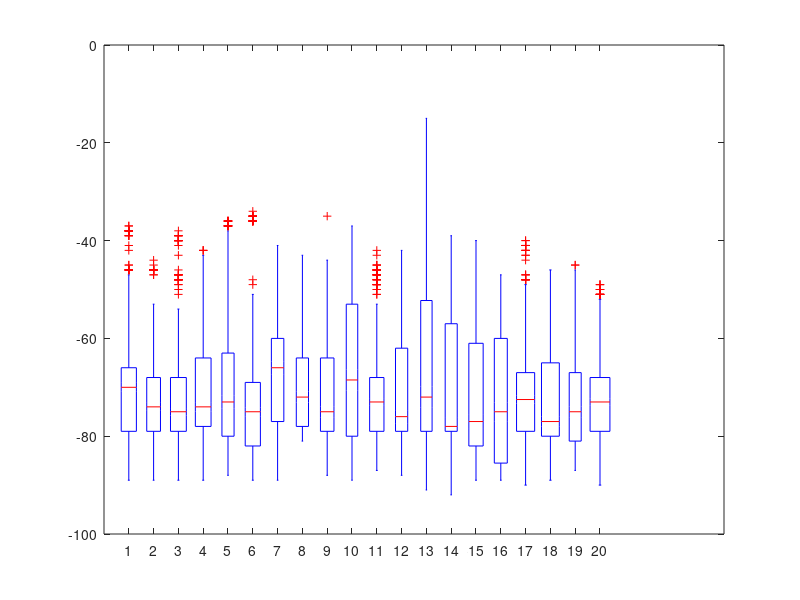

This chart was generated by the following MATLAB code: (Note: this script raises an error after producing the figure.)
exp = "RSSI online TWIST small 03";
x = [5.16,2.02,8.48,5.39,11.57,11.57,17.59,14.48,17.56,20.54,20.71,23.9,30.28,26.53,22.08,26.68,9.81,16.12,2.17,3.51];
y = [10.94,10.98,1.93,5.06,1.89,5.06,10.95,10.95,5.06,10.94,1.65,1.67,1.67,5.39,9.02,9.03,9.02,9.02,4.98,9.02];
z = [69.71,72.06,71.79,70.6,70.9,72.88,67.11,68.11,72.12,67.53,71.8,71.36,66.94,71.6,71.15,73.84,71.51,72.28,72.33,72.79];
variance = [131,2,110,2,130,2,136,2,148,2,159,2,130,2,130,2,117,2,211,2,103,2,127,2,320,2,169,2,231,2,140,2,123,2,121,2,100,2,83,2];
rssi1 = [-83,-82,-83,-83,-83,-82,-82,-83,-83,-71,-71,-71,-71,-70,-71,-70,-70,-70,-71,-70,-69,-70,-71,-70,-70,-71,-70,-70,-70,-71,-70,-71,-71,-71,-70,-71,-71,-70,-71,-71,-70,-71,-71,-70,-71,-71,-71,-70,-70,-71,-70,-71,-71,-71,-71,-70,-70,-70,-70,-70,-70,-71,-70,-70,-70,-70,-71,-71,-71,-67,-68,-67,-68,-68,-67,-68,-68,-67,-68,-67,-67,-67,-63,-67,-69,-68,-67,-85,-87,-80,-85,-87,-80,-86,-87,-82,-86,-87,-82,-85,-87,-82,-85,-87,-85,-82,-87,-64,-64,-64,-64,-64,-65,-65,-64,-65,-64,-64,-65,-64,-64,-64,-63,-64,-60,-64,-62,-68,-67,-68,-68,-67,-68,-68,-67,-69,-67,-67,-65,-68,-68,-69,-67,-70,-68,-67,-70,-68,-70,-68,-67,-67,-68,-67,-68,-68,-67,-70,-68,-67,-70,-68,-67,-70,-70,-67,-68,-67,-68,-68,-67,-68,-68,-67,-70,-68,-67,-68,-68,-67,-70,-67,-70,-68,-67,-69,-79,-80,-79,-79,-80,-79,-80,-79,-79,-79,-80,-80,-80,-80,-80,-80,-79,-80,-80,-80,-68,-72,-66,-68,-72,-71,-68,-69,-68,-69,-69,-68,-69,-69,-68,-68,-71,-68,-66,-69,-72,-72,-68,-68,-71,-68,-68,-69,-68,-68,-69,-68,-68,-68,-71,-68,-68,-71,-71,-71,-68,-68,-71,-68,-69,-69,-69,-68,-68,-68,-68,-68,-71,-68,-68,-71,-66,-68,-66,-66,-66,-66,-66,-66,-66,-66,-66,-66,-66,-66,-66,-66,-66,-66,-66,-66,-66,-66,-46,-45,-46,-45,-46,-47,-47,-47,-47,-46,-46,-47,-47,-47,-47,-46,-46,-47,-46,-47,-86,-86,-87,-86,-87,-85,-87,-87,-87,-87,-86,-86,-87,-86,-86,-86,-64,-62,-62,-64,-64,-63,-63,-47,-62,-63,-64,-61,-63,-64,-67,-63,-64,-64,-64,-62,-80,-80,-80,-79,-80,-80,-79,-80,-80,-79,-80,-80,-79,-80,-80,-78,-80,-80,-80,-86,-60,-60,-60,-60,-60,-60,-65,-60,-56,-60,-60,-60,-60,-60,-60,-59,-60,-58,-60,-53,-53,-53,-53,-53,-52,-53,-53,-52,-53,-53,-53,-53,-52,-53,-53,-52,-53,-53,-53,-78,-80,-78,-79,-80,-78,-79,-78,-80,-78,-78,-80,-79,-78,-79,-79,-78,-78,-80,-78,-84,-84,-83,-83,-83,-83,-80,-82,-80,-79,-82,-79,-79,-82,-80,-82,-80,-80,-80,-80,-82,-80,-86,-88,-86,-86,-89,-86,-86,-89,-86,-86,-89,-86,-86,-86,-88,-86,-86,-86,-84,-41,-38,-84,-38,-39,-39,-38,-38,-38,-38,-39,-39,-38,-37,-38,-42,-37,-38,-38,-78,-81,-81,-78,-80,-78,-78,-79,-80,-75,-78,-77,-78,-78,-78,-78,-79,-79,-81,-78];
rssi2 = [-82,-82,-82,-82,-82,-82,-82,-81,-82,-82,-82,-84,-84,-84,-84,-84,-84,-84,-84,-84,-81,-84,-82,-83,-77,-77,-83,-81,-80,-81,-82,-82,-81,-83,-83,-81,-82,-81,-76,-82,-82,-77,-68,-69,-69,-69,-69,-72,-69,-69,-72,-69,-69,-72,-72,-68,-69,-69,-68,-71,-69,-69,-87,-84,-87,-88,-87,-87,-87,-87,-87,-87,-87,-87,-76,-77,-77,-77,-79,-67,-78,-78,-67,-78,-77,-77,-77,-77,-77,-78,-77,-77,-77,-77,-77,-79,-78,-77,-78,-77,-77,-79,-79,-77,-79,-79,-79,-78,-77,-79,-79,-78,-77,-79,-79,-78,-78,-79,-80,-78,-78,-78,-77,-78,-78,-77,-79,-78,-79,-79,-77,-78,-78,-77,-78,-79,-79,-78,-78,-77,-76,-78,-79,-77,-78,-78,-78,-78,-77,-79,-77,-78,-89,-89,-89,-73,-73,-72,-72,-71,-72,-72,-72,-72,-73,-72,-72,-73,-72,-72,-73,-72,-72,-73,-72,-55,-56,-57,-56,-56,-57,-57,-55,-56,-57,-57,-55,-56,-57,-57,-56,-57,-56,-56,-57,-56,-57,-56,-57,-56,-55,-57,-57,-56,-56,-56,-56,-56,-56,-56,-56,-56,-56,-57,-55,-80,-80,-80,-80,-80,-80,-80,-79,-80,-79,-80,-80,-80,-80,-79,-80,-80,-80,-80,-80,-67,-64,-70,-68,-68,-69,-68,-64,-67,-65,-67,-67,-63,-68,-65,-64,-67,-66,-64,-69,-69,-69,-69,-69,-70,-68,-68,-69,-68,-69,-69,-67,-69,-69,-69,-69,-68,-69,-68,-69,-61,-61,-60,-60,-61,-60,-60,-61,-61,-60,-60,-60,-60,-61,-61,-60,-61,-60,-60,-60,-53,-53,-54,-53,-54,-54,-53,-53,-54,-54,-54,-53,-53,-54,-54,-54,-54,-53,-53,-53,-74,-74,-74,-74,-73,-74,-74,-74,-74,-73,-74,-74,-73,-74,-74,-73,-73,-74,-73,-73,-74,-74,-74,-73,-74,-74,-73,-74,-74,-74,-74,-73,-74,-74,-70,-74,-74,-74,-71,-74,-74,-74,-74,-73,-74,-73,-73,-74,-73,-74,-74,-69,-74,-74,-74,-74,-74,-74,-80,-81,-80,-80,-80,-82,-82,-81,-82,-82,-79,-83,-80,-79,-80,-79,-80,-81,-79,-46,-46,-46,-47,-46,-47,-46,-46,-46,-46,-46,-78,-87,-44,-45,-46,-88,-46,-76,-46,-77,-77,-76,-76,-77,-75,-76,-77,-75,-76,-77,-76,-77,-76,-77,-77,-75,-76,-77,-77,-87,-86,-85,-87,-87,-85,-87,-86,-85,-87,-87,-86,-86,-86,-86,-86,-86,-87,-86,-85];
rssi3 = [-79,-80,-79,-79,-79,-80,-79,-80,-80,-79,-79,-80,-79,-79,-79,-79,-80,-79,-79,-80,-80,-79,-79,-80,-79,-80,-80,-79,-80,-81,-78,-79,-79,-79,-80,-81,-80,-80,-79,-80,-80,-80,-81,-80,-79,-80,-80,-79,-79,-80,-78,-80,-80,-80,-80,-80,-79,-80,-79,-80,-77,-76,-75,-77,-77,-75,-75,-77,-76,-75,-77,-76,-77,-75,-77,-77,-76,-77,-77,-71,-71,-71,-71,-71,-72,-72,-72,-72,-70,-70,-71,-71,-70,-73,-72,-71,-73,-70,-72,-56,-57,-55,-57,-57,-57,-56,-56,-56,-51,-55,-56,-49,-56,-50,-56,-56,-54,-57,-55,-48,-47,-48,-47,-48,-47,-47,-49,-47,-48,-48,-48,-48,-48,-48,-47,-47,-48,-48,-46,-74,-76,-76,-74,-76,-76,-74,-76,-76,-76,-76,-76,-77,-77,-76,-77,-77,-76,-77,-78,-78,-73,-75,-77,-73,-75,-76,-76,-75,-75,-77,-79,-75,-77,-79,-75,-77,-78,-77,-75,-74,-75,-74,-77,-76,-75,-76,-76,-75,-76,-77,-75,-75,-77,-75,-75,-78,-78,-75,-78,-89,-89,-54,-56,-56,-56,-56,-56,-54,-54,-55,-56,-56,-55,-56,-56,-56,-54,-56,-56,-56,-54,-81,-81,-81,-83,-81,-81,-83,-81,-81,-83,-81,-81,-83,-81,-83,-81,-73,-73,-72,-73,-72,-73,-74,-73,-73,-73,-73,-73,-73,-72,-74,-73,-73,-73,-74,-73,-74,-73,-74,-73,-72,-74,-73,-74,-73,-73,-74,-73,-73,-74,-73,-73,-74,-73,-72,-73,-73,-73,-71,-74,-73,-73,-73,-73,-73,-73,-73,-73,-73,-73,-73,-72,-74,-74,-86,-85,-85,-86,-85,-85,-85,-86,-86,-85,-86,-85,-84,-86,-85,-86,-85,-85,-84,-64,-63,-63,-64,-65,-64,-62,-64,-64,-63,-64,-64,-64,-64,-64,-64,-64,-64,-63,-64,-79,-78,-79,-78,-78,-77,-79,-78,-75,-79,-78,-75,-79,-78,-79,-79,-78,-79,-79,-79,-87,-87,-87,-85,-87,-85,-89,-87,-85,-89,-87,-87,-89,-87,-87,-88,-87,-87,-85,-40,-39,-40,-41,-40,-40,-38,-40,-40,-40,-40,-40,-39,-39,-43,-40,-39,-40,-40,-39,-80,-80,-80,-80,-81,-81,-81,-80,-80,-80,-79,-80,-81,-81,-80,-80,-79,-80,-80,-77,-74,-76,-77,-74,-74,-77,-77,-74,-77,-77,-78,-77,-77,-75,-74,-77,-75,-76,-69,-67,-69,-68,-68,-70,-70,-67,-69,-68,-68,-69,-67,-67,-68,-68,-69,-67,-70,-69,-77,-77,-74,-77,-78,-78,-77,-76,-74,-75,-76,-74,-75,-77,-74,-75,-74,-74,-77,-77,-73,-78,-77,-75,-77,-77,-75,-77,-77,-74,-77,-77,-74,-77,-77,-74,-73,-60,-60,-60,-59,-60,-60,-60,-60,-60,-60,-60,-60,-60,-60,-60,-60,-60,-60,-60,-60,-82,-82,-82,-82,-82,-82,-82,-82,-82,-82,-82,-82,-82];
rssi4 = [-80,-79,-79,-79,-79,-80,-79,-79,-79,-79,-78,-79,-80,-79,-78,-78,-79,-78,-79,-78,-80,-80,-80,-79,-79,-79,-79,-78,-78,-80,-78,-79,-78,-79,-78,-78,-78,-79,-78,-78,-79,-80,-80,-80,-79,-79,-78,-80,-80,-79,-79,-80,-78,-79,-79,-79,-79,-78,-79,-79,-70,-73,-61,-70,-71,-61,-70,-71,-61,-70,-71,-61,-70,-63,-74,-63,-61,-66,-66,-65,-64,-65,-66,-68,-68,-66,-64,-68,-65,-65,-64,-64,-65,-64,-68,-64,-45,-47,-47,-46,-46,-46,-46,-47,-46,-46,-46,-46,-48,-46,-46,-46,-46,-47,-46,-45,-78,-78,-77,-78,-77,-77,-78,-77,-77,-78,-77,-77,-78,-78,-77,-78,-78,-77,-78,-78,-78,-77,-78,-77,-77,-78,-78,-77,-78,-78,-77,-78,-78,-78,-78,-78,-77,-77,-76,-77,-77,-78,-77,-78,-78,-77,-78,-77,-77,-74,-77,-77,-74,-77,-77,-74,-85,-85,-85,-85,-85,-85,-85,-85,-85,-85,-85,-85,-85,-85,-60,-60,-60,-57,-60,-60,-60,-60,-60,-60,-61,-61,-59,-60,-58,-60,-59,-60,-59,-60,-74,-74,-73,-74,-74,-73,-74,-74,-72,-74,-74,-74,-74,-74,-74,-74,-74,-74,-73,-73,-74,-72,-73,-73,-73,-74,-74,-73,-74,-74,-73,-74,-75,-73,-73,-74,-73,-74,-73,-73,-75,-75,-75,-76,-76,-73,-76,-76,-73,-76,-75,-73,-76,-75,-73,-76,-75,-74,-75,-75,-76,-76,-75,-76,-75,-75,-75,-75,-75,-75,-75,-75,-75,-75,-75,-85,-85,-86,-84,-85,-84,-84,-84,-85,-84,-84,-84,-84,-84,-85,-85,-85,-83,-58,-59,-60,-57,-57,-60,-57,-64,-60,-45,-56,-57,-60,-57,-57,-57,-56,-57,-57,-56,-80,-80,-88,-80,-80,-88,-80,-80,-88,-80,-89,-80,-89,-88,-80,-80,-88,-74,-72,-73,-74,-72,-73,-71,-72,-73,-73,-73,-76,-73,-73,-72,-76,-73,-72,-76,-73,-86,-89,-87,-86,-81,-87,-86,-81,-89,-86,-81,-89,-86,-89,-89,-87,-89,-89,-87,-42,-44,-44,-43,-43,-43,-44,-44,-43,-42,-43,-43,-42,-44,-44,-43,-43,-43,-43,-43,-70,-70,-70,-70,-69,-69,-70,-70,-70,-70,-70,-70,-70,-69,-70,-70,-69,-70,-76,-75,-75,-76,-76,-75,-76,-75,-75,-72,-75,-75,-75,-75,-74,-76,-75,-76,-75,-76,-47,-48,-48,-47,-48,-48,-47,-48,-48,-48,-48,-45,-48,-48,-47,-43,-47,-47,-47,-48,-70,-67,-68,-68,-68,-69,-68,-68,-70,-69,-70,-70,-69,-70,-69,-70,-68,-68,-70,-69,-81,-81,-81,-81,-61,-62,-62,-62,-62,-62,-62,-62,-62,-62,-62,-62,-62,-62,-62,-61,-60,-62,-62,-62,-74,-74,-74,-74,-74,-74,-74,-74,-74,-74,-73,-73,-74,-73,-74,-73,-74,-74,-73,-75];
rssi5 = [-81,-82,-69,-68,-67,-70,-68,-67,-70,-68,-71,-72,-71,-63,-71,-69,-68,-67,-69,-68,-67,-82,-83,-80,-82,-83,-80,-82,-83,-82,-83,-83,-82,-83,-83,-82,-83,-82,-82,-83,-80,-60,-60,-63,-60,-59,-62,-60,-60,-60,-58,-62,-60,-62,-61,-51,-62,-60,-60,-58,-38,-79,-80,-79,-79,-79,-79,-79,-79,-79,-79,-79,-79,-79,-79,-79,-79,-79,-79,-79,-79,-81,-81,-81,-81,-82,-81,-82,-81,-81,-81,-82,-81,-81,-79,-81,-81,-82,-81,-80,-81,-37,-37,-37,-37,-37,-36,-36,-37,-37,-38,-37,-36,-37,-36,-36,-37,-36,-72,-36,-36,-81,-81,-81,-81,-81,-81,-81,-81,-81,-81,-81,-81,-81,-81,-81,-81,-81,-81,-81,-75,-74,-74,-75,-74,-75,-74,-72,-73,-74,-73,-74,-73,-74,-72,-74,-74,-75,-72,-72,-71,-70,-69,-71,-71,-70,-71,-81,-71,-71,-70,-71,-71,-70,-69,-71,-71,-70,-70,-71,-70,-70,-70,-71,-70,-70,-71,-70,-70,-74,-70,-71,-70,-72,-71,-70,-70,-70,-70,-68,-70,-70,-71,-70,-73,-71,-71,-70,-70,-71,-71,-70,-70,-70,-71,-71,-69,-71,-70,-70,-80,-83,-82,-80,-83,-82,-80,-80,-75,-84,-80,-80,-83,-82,-80,-83,-83,-80,-83,-82,-59,-59,-58,-61,-58,-58,-56,-59,-69,-59,-59,-60,-60,-58,-56,-59,-60,-60,-59,-58,-75,-75,-78,-62,-76,-75,-81,-77,-75,-74,-75,-75,-71,-63,-75,-77,-68,-78,-74,-68,-86,-86,-86,-86,-86,-88,-83,-81,-85,-81,-81,-81,-56,-56,-54,-55,-54,-55,-54,-56,-55,-57,-56,-55,-57,-55,-55,-55,-56,-56,-55,-55,-85,-87,-86,-85,-87,-85,-85,-85,-85,-85,-85,-87,-85,-85,-87,-87,-73,-73,-73,-73,-70,-73,-73,-70,-73,-73,-70,-73,-72,-77,-77,-73,-77,-73,-69,-77,-79,-80,-79,-80,-80,-79,-80,-79,-80,-79,-80,-79,-80,-79,-80,-80,-80,-80,-79,-83,-80,-79,-80,-79,-80,-79,-80,-79,-80,-79,-80,-56,-54,-54,-54,-54,-54,-54,-54,-54,-54,-54,-54,-54,-54,-54,-54,-54,-54,-54,-54];
rssi6 = [-81,-81,-81,-81,-81,-81,-81,-83,-81,-83,-81,-81,-81,-81,-82,-81,-81,-82,-81,-81,-82,-81,-81,-81,-83,-81,-81,-81,-82,-81,-81,-82,-83,-82,-83,-82,-83,-82,-82,-82,-82,-83,-83,-83,-83,-83,-83,-83,-83,-83,-83,-83,-83,-83,-83,-83,-83,-83,-83,-82,-83,-83,-70,-69,-70,-70,-69,-69,-70,-69,-69,-69,-69,-67,-69,-69,-67,-69,-69,-69,-69,-69,-81,-81,-81,-81,-81,-81,-81,-81,-81,-81,-81,-81,-81,-81,-81,-80,-81,-82,-80,-79,-82,-80,-79,-82,-81,-81,-80,-81,-80,-81,-81,-80,-81,-57,-58,-57,-57,-58,-57,-57,-57,-57,-53,-57,-57,-57,-57,-57,-57,-57,-58,-59,-57,-83,-82,-82,-83,-82,-83,-82,-82,-83,-83,-83,-82,-82,-82,-82,-82,-82,-82,-82,-82,-83,-82,-82,-83,-82,-82,-82,-82,-82,-36,-36,-36,-36,-35,-35,-36,-35,-35,-35,-36,-35,-36,-36,-35,-36,-36,-34,-36,-35,-80,-82,-82,-80,-82,-80,-80,-80,-80,-80,-80,-80,-80,-80,-80,-80,-80,-80,-80,-80,-80,-80,-81,-81,-81,-81,-81,-81,-81,-81,-70,-71,-70,-70,-71,-70,-71,-70,-70,-70,-69,-70,-70,-69,-70,-70,-70,-70,-70,-70,-71,-72,-72,-72,-71,-71,-72,-71,-72,-72,-72,-71,-72,-72,-71,-72,-70,-71,-72,-71,-72,-72,-72,-72,-72,-73,-72,-72,-72,-72,-71,-72,-72,-71,-72,-72,-72,-73,-72,-70,-72,-71,-72,-72,-72,-72,-81,-72,-72,-72,-72,-72,-72,-72,-72,-72,-75,-75,-75,-75,-75,-75,-75,-75,-75,-75,-75,-75,-75,-75,-74,-75,-75,-75,-75,-75,-51,-52,-52,-54,-52,-52,-48,-52,-49,-52,-52,-52,-52,-52,-51,-54,-52,-52,-52,-53,-74,-74,-74,-74,-75,-74,-74,-74,-67,-75,-74,-74,-73,-74,-74,-72,-74,-82,-73,-88,-88,-88,-87,-88,-85,-87,-88,-88,-87,-88,-88,-86,-88,-89,-86,-88,-87,-57,-56,-57,-56,-58,-57,-56,-56,-53,-55,-56,-57,-56,-56,-57,-56,-36,-57,-56,-55,-86,-85,-86,-85,-85,-85,-85,-86,-85,-86,-86,-85,-86,-86,-85,-86,-87,-87,-87,-87,-87,-87,-87,-87,-87,-87,-87,-87,-87,-87,-87,-87,-87,-87,-69,-70,-70,-64,-70,-70,-69,-67,-70,-69,-71,-70,-70,-71,-69,-69,-70,-71,-70,-70,-82,-76,-83,-76,-82,-83,-76,-81,-81,-84,-75,-83,-77,-82,-82,-76,-75,-83,-76,-76,-83,-83,-83,-83,-82,-82,-83,-81,-82,-83,-81,-84,-83,-83,-84,-83,-83,-83,-57,-57,-57,-57,-57,-57,-56,-57,-57,-57,-57,-57,-57,-57,-57,-57,-56,-57,-56,-57];
rssi7 = [-61,-61,-60,-60,-61,-60,-60,-61,-60,-60,-61,-60,-60,-61,-63,-60,-61,-63,-60,-60,-60,-59,-60,-59,-60,-60,-59,-60,-61,-59,-60,-60,-59,-60,-60,-59,-60,-46,-46,-48,-46,-45,-46,-62,-57,-45,-47,-57,-46,-46,-57,-46,-46,-57,-45,-46,-57,-60,-60,-60,-60,-60,-61,-60,-60,-60,-60,-60,-60,-60,-60,-60,-59,-61,-60,-59,-60,-69,-69,-70,-69,-70,-70,-71,-70,-69,-71,-72,-72,-70,-70,-72,-70,-69,-72,-69,-72,-62,-62,-61,-61,-62,-63,-62,-62,-62,-62,-61,-62,-61,-62,-61,-60,-61,-59,-60,-62,-81,-81,-81,-81,-81,-81,-81,-81,-81,-81,-81,-81,-81,-81,-81,-81,-81,-81,-81,-81,-81,-81,-81,-81,-81,-81,-81,-81,-81,-81,-81,-81,-81,-81,-81,-81,-81,-81,-71,-71,-70,-71,-71,-71,-71,-71,-71,-71,-70,-71,-71,-70,-71,-71,-70,-71,-71,-70,-50,-57,-54,-51,-57,-57,-58,-57,-47,-48,-56,-57,-57,-57,-57,-57,-57,-56,-58,-57,-64,-64,-63,-63,-62,-66,-64,-64,-64,-64,-63,-63,-64,-64,-63,-64,-64,-64,-64,-64,-42,-41,-41,-41,-41,-41,-41,-41,-41,-41,-41,-41,-44,-41,-41,-41,-41,-41,-41,-41,-88,-88,-89,-87,-88,-87,-87,-88,-88,-88,-89,-88,-88,-88,-88,-88,-88,-89,-81,-81,-80,-81,-81,-80,-81,-81,-80,-80,-81,-80,-80,-81,-81,-80,-81,-81,-80,-77,-77,-77,-77,-77,-77,-77,-78,-77,-77,-77,-77,-76,-77,-77,-76,-77,-77,-77,-77,-76,-76,-76,-75,-76,-76,-76,-75,-75,-76,-75,-75,-76,-75,-75,-75,-76,-50,-75,-76,-65,-65,-67,-65,-65,-66,-67,-65,-66,-67,-65,-66,-67,-65,-66,-67,-65,-65,-67,-67,-65,-65,-65,-67,-67,-65,-66,-67,-65,-66,-67,-65,-65,-67,-65,-67,-65,-65,-66,-65,-67,-66,-65,-67,-67,-65,-66,-68,-64,-66,-65,-66,-65,-66,-66,-66,-65,-65,-64,-63,-68,-64,-48,-68,-64,-64,-67,-64,-64,-62,-68,-64,-65,-48,-57,-64,-63,-64,-78,-78,-78,-78,-78,-77,-78,-78,-77,-78,-78,-78,-78,-78,-78,-78,-78,-78,-77,-78];
rssi8 = [-66,-69,-69,-67,-69,-67,-69,-67,-66,-69,-66,-68,-69,-69,-66,-69,-69,-69,-69,-69,-74,-76,-76,-75,-75,-75,-75,-76,-75,-75,-76,-77,-76,-74,-77,-65,-76,-77,-65,-68,-78,-80,-77,-78,-80,-77,-77,-78,-77,-77,-75,-77,-68,-75,-68,-78,-72,-72,-72,-72,-72,-72,-72,-73,-72,-72,-72,-73,-72,-72,-72,-72,-72,-73,-72,-71,-53,-52,-54,-53,-53,-53,-53,-53,-53,-54,-53,-53,-54,-53,-54,-53,-53,-53,-53,-53,-49,-49,-49,-49,-49,-45,-49,-75,-49,-49,-48,-49,-49,-50,-48,-50,-50,-49,-48,-48,-78,-77,-78,-76,-77,-78,-75,-78,-78,-75,-75,-78,-75,-78,-77,-75,-78,-78,-77,-76,-78,-78,-78,-78,-78,-78,-79,-78,-78,-78,-78,-78,-78,-78,-78,-78,-77,-78,-77,-76,-78,-78,-75,-78,-78,-78,-75,-77,-78,-75,-75,-78,-75,-75,-78,-75,-78,-78,-75,-78,-80,-80,-80,-80,-80,-80,-80,-80,-80,-80,-80,-80,-80,-80,-80,-80,-80,-80,-71,-72,-72,-72,-72,-71,-72,-72,-72,-72,-71,-72,-72,-73,-72,-72,-72,-72,-72,-72,-75,-78,-78,-78,-75,-78,-78,-78,-75,-78,-78,-76,-77,-78,-75,-75,-77,-75,-75,-77,-53,-53,-53,-52,-53,-50,-52,-46,-53,-52,-53,-53,-53,-53,-52,-51,-53,-52,-45,-53,-54,-47,-49,-49,-49,-49,-50,-46,-49,-50,-50,-49,-47,-48,-49,-50,-49,-49,-47,-49,-80,-79,-79,-79,-79,-79,-80,-79,-79,-79,-79,-79,-78,-79,-79,-79,-79,-79,-79,-79,-66,-66,-65,-65,-66,-65,-66,-65,-66,-64,-66,-66,-64,-65,-70,-64,-66,-69,-66,-66,-80,-80,-80,-80,-80,-80,-80,-80,-80,-44,-47,-44,-45,-45,-44,-45,-43,-44,-45,-44,-58,-45,-44,-58,-45,-56,-58,-45,-65,-65,-65,-64,-66,-66,-64,-69,-65,-65,-69,-66,-66,-66,-63,-65,-65,-65,-65,-66,-68,-65,-66,-70,-65,-65,-70,-65,-65,-66,-66,-65,-65,-65,-70,-66,-65,-66,-65,-64,-80,-81,-80,-81,-80,-80,-81,-80,-80,-81,-80,-80,-81,-80,-80,-80,-80,-80,-81,-81];
rssi9 = [-78,-78,-78,-78,-79,-78,-78,-79,-78,-78,-79,-78,-78,-79,-78,-79,-79,-80,-79,-79,-80,-79,-79,-79,-77,-77,-79,-77,-77,-79,-80,-77,-79,-80,-77,-54,-56,-59,-54,-56,-56,-59,-57,-56,-59,-57,-56,-59,-57,-56,-59,-59,-56,-56,-59,-79,-78,-80,-79,-79,-78,-77,-79,-78,-78,-79,-79,-78,-79,-79,-78,-79,-79,-78,-79,-70,-70,-71,-72,-70,-72,-73,-72,-71,-73,-72,-72,-72,-72,-67,-73,-71,-72,-72,-72,-54,-55,-56,-54,-55,-57,-55,-55,-55,-54,-55,-55,-45,-53,-57,-56,-52,-54,-53,-57,-51,-49,-48,-51,-51,-49,-49,-51,-49,-50,-51,-50,-50,-51,-50,-35,-48,-51,-51,-52,-76,-77,-77,-76,-75,-75,-75,-76,-77,-75,-76,-77,-76,-77,-76,-77,-77,-76,-76,-77,-79,-78,-79,-79,-80,-80,-79,-78,-79,-79,-78,-78,-79,-79,-78,-80,-79,-79,-80,-79,-80,-80,-78,-79,-78,-78,-79,-78,-78,-80,-78,-80,-78,-80,-78,-80,-79,-78,-80,-78,-79,-79,-78,-79,-79,-78,-79,-79,-78,-79,-79,-78,-80,-79,-78,-86,-87,-88,-86,-88,-86,-88,-86,-88,-86,-87,-86,-87,-87,-46,-62,-66,-65,-64,-64,-64,-64,-68,-65,-69,-45,-64,-64,-63,-65,-64,-68,-66,-44,-82,-82,-82,-83,-82,-81,-83,-82,-82,-83,-82,-82,-82,-82,-82,-82,-82,-82,-68,-67,-68,-77,-68,-67,-68,-67,-66,-67,-67,-68,-68,-67,-68,-67,-67,-67,-65,-67,-85,-86,-84,-86,-86,-86,-86,-80,-86,-86,-81,-87,-86,-82,-86,-86,-83,-86,-84,-75,-73,-73,-73,-75,-73,-73,-75,-73,-73,-75,-73,-73,-75,-73,-73,-75,-74,-73,-73,-75,-75,-73,-75,-75,-73,-75,-75,-73,-75,-75,-73,-75,-74,-75,-75,-75,-73,-75,-75,-74,-75,-75,-74,-75,-73,-74,-75,-73,-74,-75,-73,-75,-75,-73,-75,-75,-59,-59,-45,-60,-59,-59,-60,-57,-60,-60,-59,-60,-62,-59,-46,-59,-59,-60,-59,-57,-86,-86,-86,-86,-86,-86,-86,-76,-75,-75,-75,-76,-75,-75,-79,-74,-75,-79,-74,-75,-75,-74,-75,-75,-76,-74,-75,-85,-85,-86,-85,-85,-86,-85,-86,-86,-85,-86,-86,-85,-85,-85,-83,-86,-85,-85,-86,-59,-59,-58,-59,-59,-58,-59,-59,-58,-59,-58,-58,-59,-59,-59,-59,-59,-58,-59,-58];
rssi10 = [-79,-79,-79,-79,-79,-79,-80,-80,-80,-80,-78,-78,-80,-80,-77,-79,-80,-79,-79,-80,-88,-88,-88,-88,-88,-88,-88,-88,-88,-88,-88,-88,-88,-88,-88,-69,-68,-68,-71,-67,-68,-69,-69,-68,-69,-68,-69,-68,-62,-68,-68,-70,-69,-68,-68,-55,-55,-55,-55,-55,-55,-55,-55,-55,-55,-55,-55,-55,-55,-54,-55,-55,-55,-55,-55,-43,-44,-43,-43,-44,-44,-44,-44,-43,-44,-44,-43,-43,-44,-44,-43,-43,-44,-44,-43,-61,-60,-60,-60,-60,-60,-61,-59,-60,-60,-57,-61,-61,-60,-60,-60,-61,-60,-60,-60,-83,-82,-79,-83,-82,-79,-81,-82,-79,-83,-82,-79,-83,-83,-79,-81,-83,-82,-79,-81,-82,-83,-83,-82,-82,-82,-81,-83,-82,-82,-83,-82,-83,-82,-82,-83,-82,-82,-83,-83,-75,-74,-74,-78,-78,-74,-78,-78,-75,-78,-78,-74,-78,-77,-74,-75,-78,-75,-75,-77,-78,-78,-74,-78,-78,-74,-78,-78,-74,-78,-78,-74,-75,-78,-75,-75,-77,-74,-74,-74,-86,-85,-85,-85,-86,-85,-86,-86,-85,-85,-86,-86,-85,-84,-86,-85,-86,-86,-86,-86,-75,-74,-78,-75,-78,-78,-75,-78,-77,-74,-78,-79,-74,-75,-77,-75,-74,-78,-74,-74,-67,-68,-67,-71,-68,-67,-66,-67,-71,-67,-67,-63,-65,-67,-67,-68,-67,-67,-72,-64,-51,-51,-52,-53,-51,-51,-52,-51,-52,-53,-51,-52,-52,-51,-51,-52,-52,-51,-53,-51,-86,-84,-85,-85,-85,-85,-84,-85,-84,-85,-85,-86,-86,-86,-86,-85,-84,-86,-84,-84,-51,-52,-51,-51,-53,-51,-52,-52,-51,-53,-53,-51,-53,-53,-51,-51,-53,-52,-51,-53,-51,-52,-52,-51,-51,-52,-51,-53,-52,-52,-52,-52,-51,-51,-53,-52,-51,-53,-51,-52,-55,-40,-37,-55,-40,-38,-37,-38,-50,-49,-52,-38,-41,-37,-50,-41,-37,-52,-40,-37,-64,-64,-56,-64,-63,-63,-61,-64,-63,-64,-63,-64,-64,-63,-62,-63,-62,-62,-62,-67,-89,-89,-89];
rssi11 = [-73,-72,-73,-72,-73,-73,-72,-73,-73,-73,-72,-74,-73,-72,-74,-73,-72,-74,-73,-73,-73,-73,-73,-73,-73,-73,-72,-73,-73,-72,-73,-72,-73,-74,-72,-73,-56,-56,-61,-56,-56,-61,-56,-56,-61,-56,-54,-61,-63,-54,-61,-57,-56,-61,-57,-56,-73,-74,-73,-73,-73,-73,-74,-73,-72,-74,-73,-72,-74,-73,-72,-74,-74,-72,-74,-68,-68,-69,-69,-68,-69,-69,-68,-69,-68,-68,-68,-68,-67,-68,-69,-68,-68,-69,-68,-45,-46,-45,-47,-47,-46,-46,-74,-46,-46,-47,-47,-48,-47,-46,-47,-46,-46,-47,-45,-80,-80,-79,-80,-80,-79,-80,-79,-79,-80,-80,-80,-79,-80,-79,-79,-80,-79,-79,-49,-79,-49,-48,-47,-51,-50,-46,-48,-49,-49,-53,-48,-49,-48,-51,-49,-55,-48,-49,-87,-87,-87,-87,-87,-87,-87,-87,-87,-87,-87,-87,-87,-87,-87,-87,-74,-74,-73,-73,-72,-73,-73,-72,-73,-74,-73,-74,-73,-73,-73,-73,-74,-74,-73,-74,-73,-74,-73,-73,-74,-74,-72,-74,-74,-73,-74,-72,-72,-74,-74,-73,-74,-73,-73,-73,-74,-73,-73,-72,-73,-74,-72,-73,-73,-74,-73,-73,-71,-74,-73,-73,-73,-74,-75,-77,-75,-58,-75,-75,-79,-75,-75,-75,-74,-75,-75,-74,-75,-75,-74,-75,-79,-79,-80,-79,-80,-79,-79,-80,-79,-80,-80,-79,-80,-80,-79,-80,-80,-79,-80,-79,-60,-67,-65,-67,-66,-69,-43,-66,-50,-59,-67,-61,-64,-67,-66,-67,-67,-67,-67,-67,-87,-81,-87,-87,-86,-87,-87,-86,-87,-87,-86,-87,-87,-84,-84,-87,-85,-87,-83,-81,-70,-71,-71,-72,-71,-71,-72,-71,-70,-72,-70,-71,-72,-70,-71,-71,-70,-71,-71,-70,-69,-71,-70,-70,-70,-70,-70,-71,-69,-70,-72,-69,-70,-72,-69,-70,-70,-70,-71,-71,-70,-70,-71,-70,-70,-71,-71,-70,-70,-72,-71,-70,-72,-71,-70,-72,-61,-59,-68,-69,-42,-68,-68,-68,-68,-59,-68,-68,-69,-68,-68,-68,-61,-68,-68,-86,-86,-86,-86,-86,-86,-86,-86,-86,-86,-81,-81,-80,-81,-81,-80,-81,-80,-81,-81,-80,-81,-81,-80,-81,-81,-80,-81,-85,-82,-85,-82,-86,-84,-86,-85,-82,-86,-85,-82,-86,-85,-82,-85,-79,-78,-79,-79,-79,-79,-80,-79,-79,-79,-79,-79,-80,-78,-79,-80,-78,-79,-79,-79,-79,-79,-79,-79,-79,-79,-68,-68,-68,-68,-68,-68,-68,-66,-68,-67,-67,-68,-68,-68,-68,-68,-68,-67,-68,-68];
rssi12 = [-62,-62,-62,-61,-61,-61,-62,-61,-62,-61,-61,-61,-61,-61,-62,-62,-61,-62,-62,-62,-88,-88,-88,-88,-88,-88,-88,-88,-88,-88,-88,-88,-88,-88,-88,-88,-88,-77,-76,-79,-77,-76,-78,-75,-77,-77,-76,-77,-77,-77,-77,-76,-77,-78,-76,-77,-72,-70,-72,-72,-70,-71,-71,-71,-71,-74,-71,-71,-72,-70,-71,-73,-70,-71,-74,-84,-86,-80,-83,-84,-80,-84,-84,-80,-84,-83,-85,-84,-83,-84,-85,-83,-84,-86,-83,-65,-67,-67,-67,-67,-67,-66,-67,-67,-67,-67,-66,-67,-67,-67,-67,-67,-67,-67,-67,-82,-82,-82,-82,-81,-80,-81,-81,-83,-82,-81,-79,-80,-82,-82,-83,-82,-84,-81,-83,-44,-86,-44,-43,-44,-69,-45,-44,-83,-43,-44,-44,-42,-44,-44,-44,-44,-45,-85,-43,-52,-53,-53,-58,-53,-53,-53,-48,-51,-53,-42,-59,-54,-52,-53,-53,-53,-51,-53,-52,-76,-77,-77,-77,-78,-77,-77,-76,-77,-77,-76,-78,-77,-77,-78,-77,-76,-83,-72,-83,-83,-72,-83,-83,-58,-83,-83,-58,-83,-83,-58,-83,-83,-58,-83,-83,-58,-60,-62,-59,-59,-61,-59,-60,-62,-61,-59,-62,-62,-59,-60,-60,-59,-59,-60,-62,-59,-62,-59,-60,-62,-62,-60,-62,-61,-60,-60,-60,-60,-59,-60,-61,-59,-60,-62,-59,-60,-77,-77,-78,-78,-77,-78,-79,-78,-78,-80,-78,-78,-78,-80,-77,-78,-79,-78,-77,-78,-80,-75,-75,-79,-80,-76,-78,-78,-79,-75,-77,-76,-79,-77,-77,-77,-76,-77,-78,-77,-77,-77,-78,-76,-77,-75,-77,-81,-75,-78,-80,-76,-79,-77,-79,-75,-76,-77,-80,-76,-68,-66,-69,-70,-66,-68,-68,-66,-68,-66,-67,-71,-66,-67,-68,-66,-66,-68,-66,-69,-87,-87,-87,-88,-87,-87,-87,-87,-87,-87,-87,-87,-87,-76,-79,-81,-76,-79,-77,-79,-75,-76,-77,-79,-77,-76,-77,-78,-79,-77,-74,-79,-81,-60,-61,-60,-59,-59,-60,-60,-60,-59,-62,-60,-60,-62,-59,-59,-63,-61,-59,-61,-61,-78,-77,-76,-78,-78,-78,-77,-76,-76,-77,-76,-76,-77,-76,-78,-77,-76];
rssi13 = [-40,-40,-40,-41,-40,-40,-40,-40,-40,-41,-40,-40,-40,-40,-40,-40,-40,-40,-40,-40,-16,-15,-16,-15,-16,-16,-16,-15,-16,-16,-15,-16,-15,-15,-15,-16,-15,-15,-16,-16,-71,-71,-71,-71,-70,-71,-70,-71,-71,-72,-70,-71,-71,-70,-71,-71,-71,-71,-72,-70,-71,-72,-71,-71,-73,-71,-72,-72,-71,-72,-52,-71,-72,-72,-73,-71,-70,-71,-73,-71,-71,-70,-70,-71,-71,-72,-70,-71,-71,-69,-71,-71,-70,-71,-71,-71,-70,-72,-85,-83,-83,-85,-83,-85,-84,-83,-85,-84,-83,-85,-84,-86,-84,-83,-84,-74,-73,-73,-75,-74,-73,-73,-74,-74,-74,-64,-74,-73,-74,-74,-74,-52,-75,-74,-73,-85,-83,-83,-83,-83,-83,-83,-81,-83,-83,-81,-81,-84,-83,-81,-85,-83,-85,-85,-84,-59,-60,-59,-58,-59,-59,-59,-59,-59,-59,-59,-63,-59,-59,-63,-58,-55,-59,-59,-59,-71,-71,-70,-71,-71,-71,-70,-70,-71,-70,-70,-71,-71,-71,-71,-70,-71,-70,-81,-81,-81,-81,-81,-81,-81,-81,-81,-87,-81,-81,-87,-81,-81,-88,-52,-52,-52,-52,-52,-53,-52,-51,-53,-51,-53,-52,-52,-52,-52,-52,-52,-52,-51,-52,-88,-91,-89,-91,-88,-89,-91,-88,-89,-91,-88,-89,-91,-88,-88,-91,-88,-88,-91,-88,-75,-75,-75,-75,-75,-75,-75,-75,-75,-74,-75,-76,-74,-75,-75,-75,-75,-76,-75,-75,-78,-78,-78,-76,-79,-79,-76,-78,-78,-76,-78,-78,-76,-79,-78,-78,-76,-79,-79,-76,-91,-91,-91,-91,-91,-78,-78,-76,-79,-78,-76,-78,-78,-76,-78,-79,-76,-78,-79,-76,-79,-79,-78,-75,-79,-75,-78,-78,-76,-78,-78,-75,-79,-79,-76,-79,-79,-75,-75,-79,-79,-75,-79,-78,-78,-52,-52,-52,-52,-51,-53,-52,-52,-52,-52,-52,-52,-52,-52,-52,-52,-52,-52,-52,-53,-52,-52,-51,-53,-52,-52,-52,-51,-52,-52,-52,-52,-52,-52,-53,-52,-51,-52,-52,-53];
rssi14 = [-83,-82,-83,-82,-83,-83,-82,-83,-84,-84,-83,-82,-84,-84,-82,-83,-84,-82,-83,-78,-78,-78,-78,-79,-78,-79,-78,-79,-79,-78,-78,-79,-79,-78,-79,-79,-78,-79,-79,-92,-89,-92,-89,-92,-89,-90,-89,-90,-89,-89,-92,-89,-75,-75,-76,-75,-75,-76,-76,-75,-76,-76,-75,-76,-76,-76,-73,-76,-75,-76,-76,-79,-78,-80,-78,-78,-79,-78,-78,-79,-78,-79,-78,-79,-78,-79,-79,-79,-80,-79,-78,-78,-79,-79,-78,-79,-79,-78,-79,-79,-79,-79,-80,-79,-79,-79,-79,-78,-56,-56,-56,-56,-56,-56,-56,-56,-56,-56,-57,-56,-56,-57,-56,-56,-56,-56,-56,-56,-40,-40,-40,-39,-40,-40,-41,-39,-40,-40,-40,-40,-40,-40,-40,-39,-40,-40,-40,-40,-63,-52,-68,-66,-65,-65,-67,-45,-67,-65,-45,-52,-67,-66,-67,-67,-67,-66,-67,-64,-78,-78,-78,-79,-77,-78,-79,-78,-78,-78,-78,-77,-78,-78,-77,-78,-78,-77,-78,-78,-77,-78,-78,-77,-79,-79,-77,-78,-78,-76,-78,-77,-78,-77,-79,-77,-78,-78,-78,-78,-78,-77,-78,-78,-78,-78,-79,-78,-78,-79,-78,-78,-78,-78,-78,-78,-83,-83,-82,-83,-80,-85,-83,-80,-85,-83,-79,-85,-82,-79,-85,-84,-82,-84,-84,-82,-74,-74,-74,-74,-74,-74,-74,-74,-74,-74,-75,-74,-44,-75,-74,-73,-72,-62,-73,-75,-55,-56,-55,-55,-57,-56,-57,-56,-56,-61,-56,-56,-55,-57,-55,-56,-57,-55,-55,-56,-55,-56,-56,-57,-56,-56,-56,-56,-55,-56,-56,-56,-56,-56,-56,-56,-56,-56,-56,-56,-90,-90,-90,-90,-90,-90,-90,-90,-90,-90,-90,-69,-63,-72,-69,-69,-68,-69,-68,-69,-69,-51,-69,-69,-69,-60,-70,-69,-69,-69,-83,-84,-83,-84,-84,-83,-83,-84,-84,-84,-83,-84,-84,-84,-85,-84,-83,-83,-84,-83,-86,-86,-86,-77,-79,-78,-79,-78,-78,-78,-78,-77,-78,-79,-78,-78,-79,-78,-78,-78,-78,-79,-78,-56,-55,-55,-56,-56,-56,-55,-56,-57,-56,-56,-55,-56,-56,-55,-56,-56,-56,-56];
rssi15 = [-43,-40,-40,-43,-43,-40,-43,-41,-40,-40,-40,-43,-40,-40,-40,-40,-40,-43,-40,-40,-43,-43,-40,-43,-43,-40,-40,-40,-41,-41,-40,-40,-40,-40,-44,-40,-40,-43,-40,-40,-56,-56,-56,-74,-56,-56,-74,-56,-62,-57,-55,-57,-56,-57,-72,-56,-74,-56,-62,-56,-43,-43,-40,-40,-40,-43,-40,-41,-40,-40,-40,-43,-40,-40,-43,-40,-40,-43,-44,-40,-74,-74,-85,-74,-73,-74,-75,-73,-74,-75,-72,-74,-76,-74,-74,-76,-74,-74,-74,-74,-59,-59,-61,-60,-60,-61,-59,-60,-60,-61,-59,-60,-61,-60,-59,-59,-60,-58,-59,-57,-62,-62,-62,-63,-62,-62,-53,-67,-63,-63,-62,-60,-63,-63,-54,-63,-63,-63,-64,-63,-89,-88,-89,-88,-88,-89,-88,-87,-89,-88,-87,-89,-88,-87,-89,-88,-87,-89,-88,-81,-81,-81,-81,-82,-81,-81,-82,-81,-81,-82,-81,-81,-82,-81,-81,-80,-81,-81,-82,-80,-80,-82,-80,-82,-80,-82,-80,-82,-80,-82,-80,-82,-81,-82,-81,-82,-82,-82,-82,-82,-82,-82,-81,-82,-81,-82,-81,-83,-83,-83,-83,-83,-83,-84,-83,-83,-84,-83,-83,-84,-83,-84,-84,-83,-83,-83,-83,-67,-69,-48,-67,-66,-67,-67,-67,-65,-69,-67,-67,-67,-65,-67,-67,-66,-77,-64,-55,-72,-73,-73,-73,-73,-73,-73,-73,-73,-73,-73,-73,-74,-73,-73,-73,-73,-72,-73,-73,-51,-51,-51,-50,-50,-50,-50,-50,-51,-51,-52,-50,-51,-49,-51,-50,-51,-50,-51,-50,-80,-81,-79,-81,-81,-80,-80,-79,-81,-81,-78,-81,-79,-78,-81,-81,-78,-79,-82,-81,-80,-80,-81,-80,-80,-79,-80,-82,-79,-80,-80,-78,-81,-82,-79,-80,-82,-81,-81,-81,-80,-81,-79,-80,-82,-78,-80,-80,-78,-81,-79,-78,-80,-81,-81,-81,-81,-80,-81,-80,-76,-76,-77,-77,-76,-77,-77,-76,-77,-76,-75,-77,-77,-77,-78,-77,-77,-76,-76,-76,-86,-86,-86,-86,-86,-87,-85,-87,-86,-87,-86,-87,-86,-86,-86,-81,-81,-81,-81,-81,-81,-81,-81,-81,-81,-81,-81,-81,-81,-81,-88,-88,-87,-87,-86,-87,-88,-87,-86,-83,-87,-87,-83,-83,-86,-86,-83,-86,-87,-88,-88,-88,-88,-88,-88,-88,-88,-88,-88,-89,-88,-88,-89,-88,-53,-73,-63,-71,-72,-72,-72,-71,-72,-71,-71,-71,-73,-72,-72,-72,-71,-72,-73,-71,-84,-82,-84,-85,-84,-84,-85,-85,-84,-84,-84,-84,-85,-85,-84,-84,-85,-84,-85,-85];
rssi16 = [-86,-86,-86,-86,-86,-86,-86,-86,-86,-86,-86,-86,-86,-86,-86,-86,-86,-86,-86,-86,-87,-87,-87,-87,-86,-87,-87,-83,-88,-87,-82,-88,-87,-82,-87,-87,-83,-58,-58,-57,-60,-58,-59,-60,-54,-59,-58,-57,-60,-58,-54,-60,-60,-56,-58,-58,-55,-89,-88,-88,-89,-88,-88,-89,-88,-88,-87,-87,-88,-87,-88,-89,-88,-88,-59,-57,-59,-57,-59,-57,-57,-56,-57,-57,-56,-61,-65,-59,-61,-65,-57,-58,-58,-59,-60,-54,-59,-60,-57,-58,-58,-54,-60,-58,-56,-60,-60,-55,-58,-59,-60,-54,-59,-58,-57,-60,-58,-54,-60,-61,-56,-58,-59,-55,-59,-59,-57,-60,-58,-58,-85,-85,-85,-85,-85,-85,-85,-85,-85,-85,-85,-85,-85,-85,-85,-85,-85,-85,-85,-70,-71,-71,-67,-71,-70,-67,-70,-70,-72,-70,-71,-71,-70,-70,-73,-70,-70,-70,-72,-50,-60,-47,-53,-61,-53,-53,-57,-53,-54,-53,-53,-53,-57,-53,-54,-53,-54,-52,-53,-48,-72,-63,-74,-72,-63,-73,-74,-65,-72,-71,-68,-70,-73,-72,-72,-72,-72,-72,-63,-78,-78,-71,-80,-78,-71,-78,-77,-67,-77,-77,-77,-77,-77,-77,-77,-77,-78,-78,-62,-88,-86,-88,-88,-88,-88,-88,-88,-88,-89,-88,-88,-88,-88,-88,-88,-88,-86,-88,-88,-87,-87,-88,-87,-87,-88,-87,-88,-88,-88,-87,-88,-88,-87,-88,-88,-87,-88,-58,-55,-60,-60,-61,-60,-60,-59,-62,-60,-66,-60,-60,-60,-61,-60,-51,-58,-60,-52,-83,-75,-77,-75,-75,-73,-76,-74,-75,-74,-75,-74,-75,-79,-74,-75,-76,-75,-75,-75,-75,-75,-73,-75,-74,-75,-74,-78,-73,-75,-79,-74,-75,-75,-75,-75,-81,-75,-74,-76,-75,-74,-75,-74,-79,-74,-75,-79,-74,-75,-77,-75,-75,-82,-75,-75,-76,-75,-75,-72,-75,-83,-83,-81,-82,-83,-81,-83,-82,-82,-82,-82,-82,-81,-82,-82,-81,-79,-83,-82,-83,-83,-83,-80,-81,-80,-80,-81,-84,-80,-53,-84,-79,-53,-84,-81,-53,-81,-81,-80,-81,-77,-72,-78,-76,-72,-78,-76,-72,-78,-76,-72,-76,-74,-76,-77,-72,-74,-77,-72,-78,-88,-86,-86,-86,-88,-86,-86,-86,-86,-86,-86,-86,-86,-87,-86,-86,-87,-86,-86];
rssi17 = [-69,-68,-68,-69,-68,-69,-68,-69,-69,-68,-68,-69,-68,-68,-69,-68,-69,-69,-68,-68,-68,-68,-69,-69,-69,-69,-69,-69,-68,-69,-69,-69,-68,-69,-69,-68,-69,-68,-69,-68,-68,-68,-68,-69,-69,-69,-68,-68,-69,-68,-68,-69,-68,-68,-69,-68,-69,-69,-69,-68,-62,-62,-62,-67,-63,-62,-67,-62,-63,-62,-62,-62,-62,-62,-67,-62,-62,-66,-62,-62,-61,-67,-62,-62,-67,-62,-62,-62,-62,-62,-62,-62,-62,-62,-62,-66,-62,-62,-62,-62,-67,-66,-66,-70,-66,-67,-70,-66,-67,-69,-66,-67,-70,-66,-66,-70,-66,-70,-62,-62,-62,-62,-62,-67,-62,-62,-67,-62,-62,-62,-62,-63,-62,-62,-66,-62,-62,-62,-87,-86,-86,-87,-86,-86,-87,-86,-86,-87,-87,-86,-88,-87,-86,-88,-87,-86,-78,-79,-78,-80,-78,-77,-79,-78,-79,-79,-78,-77,-78,-78,-77,-90,-79,-77,-79,-80,-41,-41,-41,-42,-41,-53,-41,-42,-43,-40,-43,-53,-42,-41,-41,-42,-41,-41,-40,-44,-76,-76,-75,-76,-76,-75,-76,-76,-76,-76,-76,-76,-75,-76,-75,-74,-75,-76,-76,-75,-76,-76,-76,-74,-76,-76,-76,-77,-76,-76,-76,-76,-77,-76,-76,-77,-75,-76,-76,-75,-75,-77,-76,-75,-76,-76,-75,-76,-76,-76,-76,-74,-76,-76,-76,-75,-76,-76,-76,-75,-89,-90,-90,-89,-90,-90,-89,-90,-90,-89,-90,-90,-90,-90,-90,-90,-89,-90,-90,-78,-79,-78,-79,-78,-79,-79,-78,-78,-77,-87,-79,-79,-79,-79,-78,-79,-79,-78,-77,-76,-76,-77,-76,-76,-76,-75,-76,-76,-77,-76,-76,-77,-76,-76,-77,-76,-76,-76,-76,-76,-77,-75,-76,-76,-75,-76,-76,-75,-77,-76,-75,-76,-76,-75,-76,-76,-77,-76,-75,-76,-76,-76,-73,-77,-76,-76,-77,-74,-76,-75,-76,-76,-74,-76,-76,-75,-77,-67,-67,-66,-67,-67,-66,-68,-67,-66,-67,-67,-67,-66,-67,-67,-66,-67,-62,-67,-67,-49,-49,-47,-48,-48,-49,-49,-47,-49,-48,-47,-49,-48,-48,-48,-48,-48,-49,-49,-49,-70,-82,-83,-83,-82,-83,-83,-83,-83,-83,-83,-83,-83,-83,-83,-83,-83,-83,-83,-84,-68,-68,-68,-67,-68,-70,-68,-68,-68,-68,-68,-68,-68,-68,-68,-67,-68,-67,-67,-67,-84,-84,-84,-84,-84,-84,-84,-84,-84,-84,-84,-84,-84,-84,-84,-84,-84,-84,-84,-58,-57,-57,-58,-58,-58,-58,-59,-57,-58,-58,-57,-58,-59,-56,-62,-58,-58,-58,-58,-72,-72,-72,-72,-72,-72,-72,-72,-72,-72,-72,-71,-72,-72,-71,-72,-72,-72,-72,-72,-84,-84,-84,-84,-84,-84,-83,-84,-83,-84,-83,-84,-83,-83,-84,-85,-83,-83,-85,-83,-85,-88,-84,-87,-86,-84,-83,-86,-87,-86,-83,-86,-88,-87,-88,-86,-88,-86,-88,-83,-86,-82,-80,-82,-54,-66,-52,-54,-53,-54,-54,-78,-53,-52,-53,-54,-57,-54,-54,-71,-53,-54,-57,-54,-83,-83,-79,-79,-80,-80,-80,-80,-78,-80,-80,-79,-79,-79,-79,-80,-83,-84,-83,-83,-68,-67,-67,-68,-67,-67,-68,-65,-67,-67,-68,-68,-67,-67,-66,-68,-66,-68,-68,-68];
rssi18 = [-81,-80,-80,-81,-80,-80,-81,-81,-80,-81,-81,-80,-81,-80,-80,-81,-81,-80,-80,-80,-80,-81,-80,-81,-81,-81,-80,-81,-81,-81,-81,-80,-80,-81,-81,-80,-80,-80,-80,-81,-81,-80,-81,-81,-80,-82,-81,-80,-81,-81,-80,-80,-81,-80,-80,-81,-81,-81,-81,-80,-57,-54,-56,-56,-56,-57,-58,-56,-56,-57,-57,-58,-57,-56,-58,-57,-58,-57,-57,-56,-56,-56,-56,-56,-57,-57,-57,-57,-57,-56,-58,-56,-57,-57,-58,-58,-57,-56,-56,-54,-51,-52,-69,-69,-55,-69,-69,-52,-50,-69,-55,-50,-69,-55,-50,-69,-55,-50,-52,-69,-58,-56,-57,-57,-56,-57,-57,-56,-58,-57,-58,-57,-58,-56,-56,-54,-56,-56,-56,-56,-81,-82,-81,-81,-82,-81,-81,-82,-81,-81,-82,-82,-81,-81,-82,-81,-81,-82,-81,-64,-65,-65,-65,-67,-65,-64,-62,-65,-64,-64,-64,-65,-69,-65,-65,-64,-64,-64,-64,-85,-85,-48,-49,-49,-48,-48,-49,-47,-49,-46,-48,-48,-49,-48,-47,-49,-48,-48,-48,-48,-48,-78,-78,-78,-78,-78,-78,-78,-78,-78,-78,-78,-78,-78,-78,-78,-78,-78,-78,-78,-78,-78,-79,-78,-82,-78,-79,-82,-78,-79,-79,-78,-80,-79,-78,-80,-79,-78,-78,-79,-78,-86,-88,-86,-86,-86,-86,-87,-88,-86,-88,-87,-86,-88,-88,-86,-88,-88,-75,-78,-79,-76,-78,-78,-76,-79,-79,-77,-78,-77,-77,-78,-77,-76,-78,-78,-78,-77,-77,-78,-77,-77,-78,-76,-77,-78,-76,-78,-76,-78,-78,-77,-78,-78,-77,-77,-77,-76,-78,-78,-77,-77,-78,-76,-77,-78,-77,-77,-78,-77,-77,-78,-75,-77,-78,-78,-76,-77,-77,-77,-77,-77,-77,-74,-77,-77,-77,-77,-77,-76,-75,-79,-77,-77,-77,-77,-62,-62,-61,-63,-61,-61,-63,-47,-63,-62,-62,-62,-59,-63,-62,-61,-63,-63,-62,-62,-70,-69,-75,-70,-69,-69,-71,-69,-70,-71,-69,-68,-71,-70,-70,-70,-70,-70,-70,-70,-51,-52,-52,-48,-52,-52,-53,-50,-51,-52,-52,-52,-52,-52,-55,-52,-52,-52,-51,-51,-77,-77,-77,-77,-77,-77,-86,-77,-77,-86,-77,-77,-86,-77,-77,-86,-77,-77,-70,-69,-69,-69,-70,-69,-69,-69,-69,-69,-69,-69,-69,-69,-69,-70,-69,-70,-67,-69,-80,-78,-77,-80,-78,-77,-80,-80,-79,-80,-80,-79,-80,-80,-79,-79,-80,-79,-79,-80,-82,-82,-83,-83,-82,-83,-83,-83,-82,-82,-83,-82,-83,-83,-83,-81,-84,-83,-83,-82,-89,-89,-89,-89,-89,-89,-89,-89,-89,-89,-89,-89,-89,-79,-79,-79,-79,-79,-82,-81,-82,-83,-82,-82,-79,-79,-82,-79,-78,-82,-80,-82,-79,-79,-79,-79,-82,-79,-82,-83,-83,-83,-79,-79,-82,-79,-78,-80,-82,-79,-79,-79,-79,-80,-79,-80,-82,-82,-82,-83,-79,-79,-82,-79,-79,-82,-82,-80,-79,-79,-79,-79,-79,-73,-69,-69,-69,-67,-68,-50,-52,-69,-69,-50,-52,-69,-68,-69,-69,-69,-69,-67,-69,-72,-72,-72,-72,-72,-72,-70,-72,-72,-72,-70,-72,-71,-70,-72,-73,-72,-71,-71,-72];
rssi19 = [-87,-86,-86,-87,-86,-86,-87,-86,-86,-85,-87,-85,-85,-86,-86,-85,-86,-86,-86,-86,-48,-48,-48,-48,-47,-48,-49,-82,-45,-48,-48,-46,-48,-45,-48,-48,-48,-48,-47,-48,-80,-80,-80,-80,-80,-81,-81,-79,-81,-81,-79,-79,-81,-79,-80,-81,-79,-80,-78,-70,-68,-71,-70,-70,-70,-70,-71,-70,-70,-71,-70,-65,-71,-70,-69,-69,-70,-69,-71,-73,-83,-73,-73,-83,-73,-73,-82,-73,-82,-83,-73,-82,-84,-73,-78,-73,-73,-83,-78,-76,-79,-78,-77,-79,-77,-79,-78,-79,-79,-78,-79,-77,-76,-78,-77,-78,-76,-78,-78,-68,-69,-67,-62,-67,-46,-66,-62,-67,-67,-67,-67,-67,-67,-68,-67,-67,-65,-69,-64,-82,-83,-83,-82,-82,-83,-82,-82,-83,-83,-82,-83,-83,-82,-83,-83,-82,-83,-83,-74,-74,-75,-75,-75,-75,-74,-75,-75,-75,-75,-75,-74,-74,-74,-75,-75,-75,-74,-75,-79,-78,-79,-78,-78,-78,-78,-77,-77,-78,-78,-78,-78,-77,-78,-78,-79,-78,-78,-78,-61,-62,-61,-60,-61,-61,-61,-60,-61,-61,-61,-62,-59,-60,-61,-60,-60,-60,-60,-61,-56,-83,-59,-57,-58,-59,-59,-57,-59,-83,-58,-57,-60,-59,-60,-59,-59,-59,-58,-60,-67,-65,-67,-67,-67,-67,-65,-67,-65,-65,-65,-65,-68,-65,-67,-65,-66,-64,-65,-63,-81,-81,-81,-81,-81,-81,-81,-81,-81,-81,-81,-81,-81,-81,-81,-81,-81,-81,-81,-81,-81,-80,-81,-80,-81,-80,-81,-81,-83,-81,-81,-81,-79,-82,-82,-81,-81,-81,-59,-59,-60,-59,-59,-58,-59,-58,-59,-59,-59,-59,-59,-59,-59,-58,-60,-59,-59,-59,-70,-69,-69,-70,-69,-71,-70,-70,-71,-70,-70,-70,-69,-70,-70,-70,-70,-70,-69,-69,-82,-84,-84,-82,-82,-81,-82,-82,-84,-82,-82,-84,-82,-82,-84,-82,-82,-84,-82,-79,-78,-78,-78,-78,-78,-78,-78,-78,-79,-78,-77,-77,-79,-78,-77,-77,-77,-77,-70,-70,-69,-70,-69,-67,-71,-70,-70,-69,-70,-71,-70,-69,-71,-70,-70,-71,-70,-69];
rssi20 = [-70,-70,-69,-70,-70,-69,-68,-70,-68,-69,-69,-68,-69,-69,-68,-69,-69,-68,-68,-69,-68,-70,-70,-69,-68,-70,-69,-68,-69,-68,-68,-68,-68,-68,-69,-69,-69,-69,-70,-68,-70,-68,-70,-69,-69,-70,-69,-69,-69,-69,-68,-68,-69,-69,-68,-68,-69,-70,-70,-69,-67,-67,-67,-67,-66,-70,-67,-67,-67,-69,-67,-67,-69,-67,-67,-67,-69,-67,-67,-69,-67,-66,-70,-67,-67,-67,-67,-67,-67,-69,-67,-67,-67,-69,-67,-67,-67,-67,-67,-67,-71,-70,-71,-71,-72,-71,-72,-70,-71,-73,-70,-71,-73,-70,-71,-74,-70,-71,-78,-79,-78,-79,-79,-79,-79,-80,-79,-78,-79,-79,-79,-79,-79,-79,-79,-79,-78,-79,-79,-78,-79,-79,-78,-79,-79,-79,-79,-79,-79,-88,-87,-87,-88,-87,-88,-87,-88,-88,-77,-79,-77,-77,-79,-76,-79,-77,-79,-79,-77,-77,-76,-76,-77,-79,-77,-77,-79,-77,-78,-78,-80,-78,-78,-80,-78,-78,-80,-78,-78,-80,-78,-78,-80,-78,-78,-80,-78,-80,-60,-61,-61,-59,-60,-61,-59,-60,-58,-60,-60,-60,-60,-60,-59,-63,-63,-60,-61,-59,-70,-77,-72,-70,-77,-73,-70,-77,-72,-72,-72,-72,-71,-73,-72,-71,-72,-72,-71,-72,-71,-77,-75,-77,-71,-72,-72,-72,-77,-77,-72,-72,-72,-78,-72,-72,-71,-72,-72,-72,-72,-72,-76,-78,-72,-71,-72,-71,-73,-78,-79,-73,-74,-79,-73,-72,-71,-71,-67,-67,-67,-67,-69,-67,-67,-67,-69,-67,-66,-68,-67,-66,-67,-67,-66,-69,-67,-67,-89,-89,-89,-89,-89,-89,-89,-90,-89,-89,-90,-89,-89,-89,-89,-89,-89,-75,-75,-75,-75,-75,-75,-76,-75,-75,-74,-75,-75,-74,-74,-75,-74,-75,-73,-75,-69,-69,-69,-69,-69,-69,-69,-69,-71,-69,-72,-71,-68,-71,-68,-69,-69,-68,-68,-69,-69,-69,-69,-69,-68,-69,-69,-71,-69,-71,-71,-69,-71,-68,-69,-69,-68,-69,-69,-74,-74,-74,-74,-73,-73,-74,-73,-74,-74,-74,-74,-73,-74,-74,-74,-73,-73,-74,-74,-51,-52,-51,-52,-51,-51,-49,-51,-50,-51,-52,-56,-51,-50,-49,-52,-50,-51,-49,-51,-87,-87,-87,-87,-87,-87,-87,-87,-87,-87,-87,-87,-87,-87,-87,-87,-87,-87,-87,-87,-70,-71,-75,-76,-68,-75,-72,-71,-75,-75,-70,-72,-77,-72,-72,-70,-72,-77,-71,-72,-66,-66,-66,-66,-66,-66,-66,-65,-66,-64,-66,-67,-66,-66,-67,-66,-66,-66,-66,-67,-57,-56,-57,-56,-56,-56,-56,-56,-52,-57,-56,-57,-56,-56,-55,-56,-55,-57,-57,-57,-79,-79,-79,-80,-79,-79,-79,-79,-79,-79,-79,-79,-80,-79,-79,-80,-80,-79,-80,-78,-78,-78,-78,-78,-78,-78,-78,-78,-78,-78,-78,-78,-78,-78,-78,-78,-78,-79,-79,-79,-80,-79,-84,-83,-84,-84,-83,-84,-84,-83,-84,-84,-83,-84,-84,-83,-84,-84,-84,-84,-84,-84,-84,-84,-83,-84,-83,-83,-84,-84,-83,-84,-83,-83,-83,-85,-84,-83,-85,-83,-83,-85,-84,-83,-84,-84,-83,-84,-84,-83,-84,-84,-83,-84,-84,-84,-84,-83,-84,-84,-84,-84,-54,-52,-53,-54,-53,-53,-53,-52,-54,-53,-53,-54,-53,-53,-50,-52,-51,-55,-53,-53,-73,-76,-74,-74,-76,-75,-76,-75,-74,-76,-75,-76,-74,-74,-74,-74,-74,-74,-76,-75,-81,-83,-81,-82,-82,-82,-82,-81,-82,-82,-82,-82,-82,-81,-81,-81,-81,-81,-81,-81];
x = x';
y = y';
z = z';
k = mean(z);
k = k*-1;
[xx,yy] = meshgrid (linspace (0,25,100));
griddata (x,y,z,xx,yy);
title (exp);
xlabel('x co-ordinate distance in meters');
ylabel('y co-ordinate distance in meters');
zlabel('mean of RSSI values in dBm');

clf();
boxplot ({rssi1,rssi2,rssi3,rssi4,rssi5,rssi6,rssi7,rssi8,rssi9,rssi10,rssi11,rssi12,rssi13,rssi14,rssi15,rssi16,rssi17,rssi18,rssi19,rssi20});
hold on
line([0:21], k, 'color', 'green');
hold off
title (exp);
ylabel('RSSI values in dBm');
xlabel('Measurement points');
xlim([0,21]);
set(gca, "XTick", [1:20]);